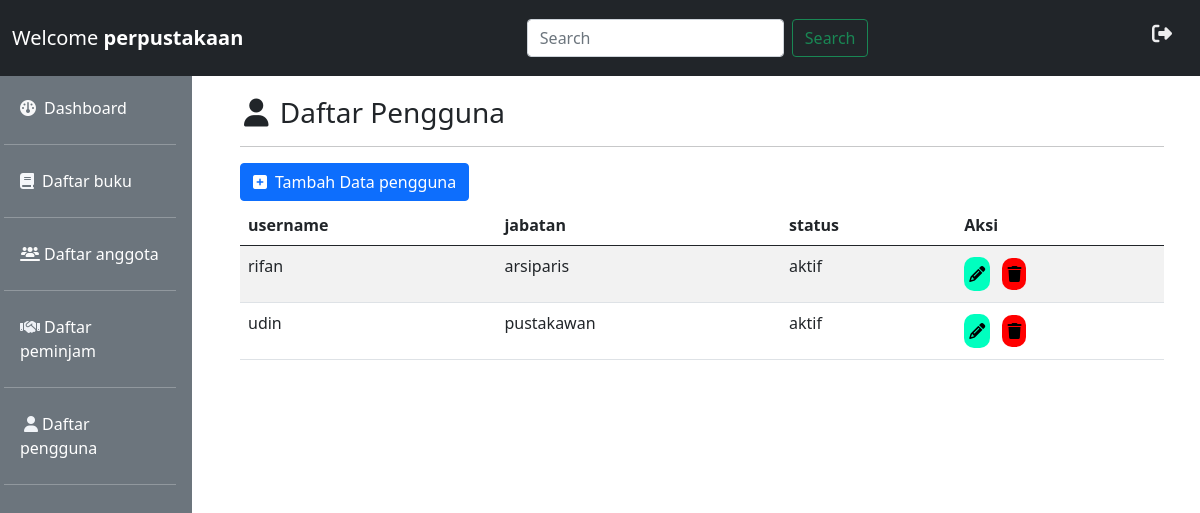
The page /pengguna.php on the database its author committed.
### tables this page shows
CREATE TABLE `pengguna` (
  `id` int(10) NOT NULL,
  `username` varchar(30) NOT NULL,
  `password` text NOT NULL,
  `jabatan` int(2) NOT NULL,
  `status` int(2) NOT NULL
);

### pengguna.php (the view, shortened to what this page needs)
<!doctype html>
<html lang="en">
  <head>
    <link href="https://cdn.jsdelivr.net/npm/bootstrap@5.0.2/dist/css/bootstrap.min.css" rel="stylesheet">
    <link rel="stylesheet" href="admin.css">
    <link rel="stylesheet" href="asset/fontawesome-free-6.4.2-web/fontawesome-free-6.4.2-web/css/all.min.css">
  </head>
  <body>
     <?php
      include 'header.php';
      ?>
      <?php
      include 'sidenav.php';
      ?>
        <div class="col-md-10 p-5 full-height ">
            <h3>
            <i class="fa-solid fa-user ms-1 me-1"></i> Daftar Pengguna</h3><hr>
                <a href="input.php?tambah_pengguna" class="btn btn-primary mb-1"><i class="fas fa-plus-square me-2"></i>Tambah Data pengguna</a>
                <table class="table table-striped">
                <thead>
                    <tr>
                    <th scope="col">username</th>
                    <th scope="col">jabatan</th>
                    <th scope="col">status</th>
                    <th scope="col">Aksi</th>
                    </tr>
                </thead>
                <tbody>
                <?php
                        include "connection.php";
                        $result = mysqli_query($connect,"SELECT * from pengguna");
                        while($tampil = mysqli_fetch_assoc($result)){
                            if ($tampil['jabatan'] == 1) {
                                $jabatan = 'pustakawan';
                            } else if ($tampil['jabatan'] == 2) {
                                $jabatan = 'arsiparis';
                            } else {
                                $jabatan = 'Admin';
                            }
                            if ($tampil['status'] == 1) {
                                $status = 'aktif';
                            } else {
                                $status = 'tidak aktif';
                            }
                    echo "<tr>";
                    echo "<td>".$tampil['username']."</td>";
                    echo "<td>".$jabatan."</td>";
                    echo "<td>".$status."</td>";
                    echo "<td>
                        <a class='me-2 edit link-light' href=\"input.php?ubah_pengguna=$tampil[id]\"  type=\"button\">
                        <i class='fa fa-pencil' aria-hidden=\"true\"></i>
                        </a>
                        <a href=\"processing.php?delet_pengguna=$tampil[id]\" class='delete link-light' onClick=\"return confirm('anda yakin???')\">
                        <i class=\"fa fa-trash\"></i>
                        </a>
                    </td>";
                    echo "</tr>";
                    }
                    ?>
                </tbody>
                </table>
        </div>
    </div>
  </body>
</html>

### admin.css (style rules this page uses)
html,body { height: 100%; margin: 0; }
.full-height { height: 100%; }
.edit { background-color: #00ffbf; padding: 5px; border-radius: 10px; margin: 3px 0; color: #000000; }
.delete { background-color: #ff0000; padding: 5px; border-radius: 10px; margin: 3px 0; color: #000000; }

### rows shown on the page
pengguna: username "rifan", jabatan "arsiparis", status "aktif"
pengguna: username "udin", jabatan "pustakawan", status "aktif"
